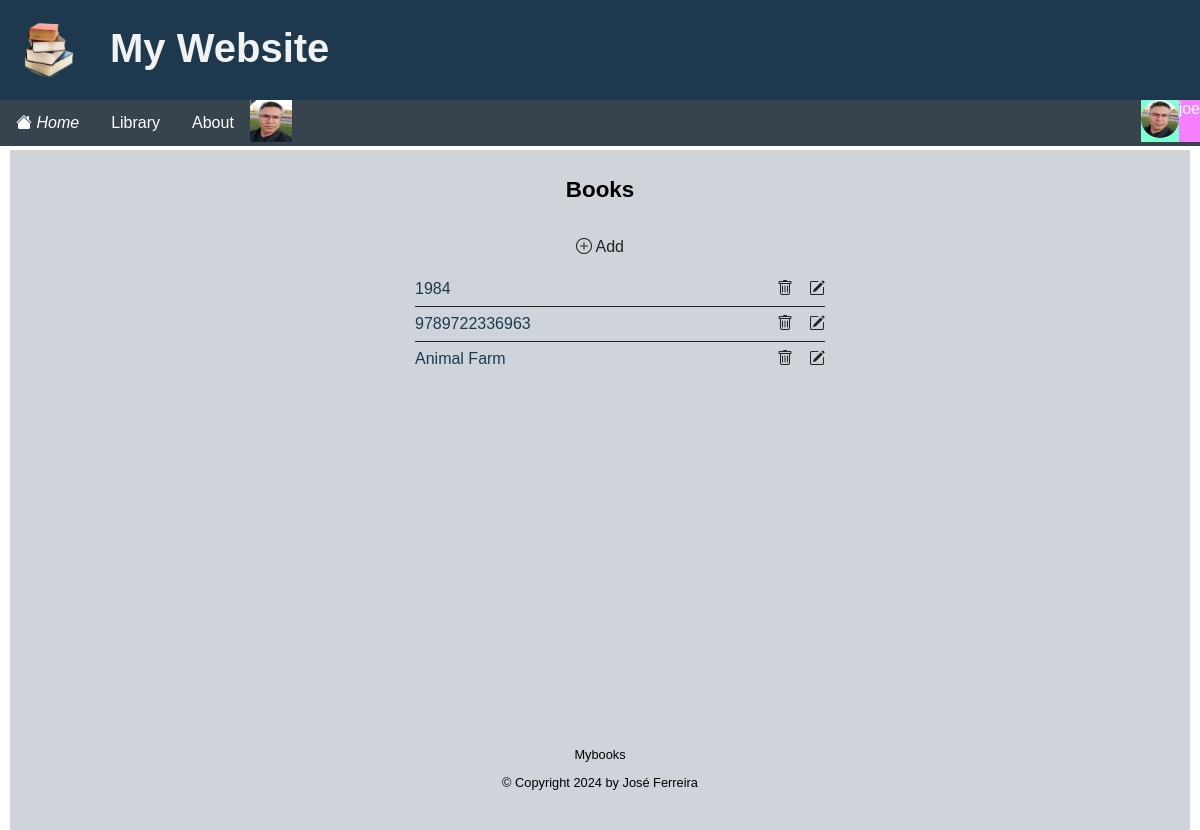
/books/ (signed in), run on the app's committed database.
### apps/accounts/models.py (models this page shows, shortened)
class Profile(models.Model):
    user = models.OneToOneField(User, on_delete=models.CASCADE)
    avatar = models.ImageField(default='avatar.jpg', upload_to=image_file_path)

### apps/books/models.py (models this page shows, shortened)
class Book(models.Model):
    isbn = models.CharField('ISBN', max_length=13, unique=True)
    title = models.CharField(max_length=255, help_text='Title...')
    author = models.ForeignKey(Author, on_delete=models.RESTRICT, default=1, null=True)
    copyright = models.PositiveIntegerField(null=True, default=current_year)
    publisher = models.ForeignKey(Publisher, on_delete=models.RESTRICT, default=1, null=True)
    edition = models.IntegerField(default=1, null=True)
    CATEGORIES = (
        ('f', "fiction"),
        ('n', "non-fiction"),
        ('c', "children's"),
    )
    category = models.CharField(max_length=1, choices=CATEGORIES, blank=True, default='f', help_text='Book category')
    genre = models.ForeignKey(Genre, on_delete=models.RESTRICT, default=1, null=True)
    language = models.CharField(default=1, max_length=7, choices=LANGUAGES)
    comments = models.TextField(max_length=500, null=True, blank=True)
    image = models.ImageField(upload_to=upload_to_books, default='book.png', null=True)
    created_by = models.ForeignKey(User, default=1, on_delete=models.CASCADE)
    created = models.DateTimeField(auto_now_add=True)
    modified = models.DateTimeField(auto_now=True)
    class Meta:
        ordering = ["title"]
        constraints = [
            models.UniqueConstraint(
                models.functions.Lower('isbn'),
                name='isbn_unique',
                violation_error_message = "ISBN already exists"
            ),
        ]

### apps/books/views.py (the view)
# urls.py: path('books/', views.BookList.as_view(),name='books'),
class BookList(LoginRequiredMixin, ListView):
    login_url = "/login/"
    redirect_field_name = "redirect_to"
    model = Book
    context_object_name = 'books'
    def get_context_data(self, **kwargs):
        context = super().get_context_data(**kwargs)
        context['books'] = context['books']
        return context

### templates/books/book_list.html (shortened to what this page needs)
{% extends "base.html" %}
{% block content %}
<div class="center-panel">
	<h2>Books</h2>
	<div  class="list-controls">
		<a href="{% url 'book-add' %}"><i class="bi bi-plus-circle"></i> Add</a>
	</div>
	{% if object_list %}
	<ul class="list">
		{% for book in object_list %}
			<li><a href="{%url 'book' book.id %}">{{ book.title }}</a>
				 <div  class="list-controls">
				 	<a href="{%url 'book-delete' book.id %}"><i class="bi bi-trash"></i></a>
					<a href="{%url 'book-update' book.id %}"><i class="bi bi-pencil-square"></i></a>
		         </div>
		    </li>
		{% endfor %}
	{% endif %}
	</ul>
</div>
{% endblock content %}

### templates/base.html (shortened to what this page needs)
{% load i18n %}
<!DOCTYPE html>
<html lang="en">
    <head>
        {%load static %}
        <link rel="stylesheet" href="{% static 'css/style.css' %}" />
    </head>
    <body>
        <header class="header">
            <a href="#"><img class="logo" src="{% static 'images/logo.png' %}" alt="logo"></a>
            <h1>My Website</h1>
            <ul class="topnav">
                {% if request.user.is_authenticated %}
                <li class="active"><a href="{%url 'home'%}"><i class="bi bi-house-fill"> Home </i></a></li>
                {% else %}
                <li class="active"><a href="{%url 'index'%}"><i class="bi bi-house-fill"> Home </i></a></li>
                {% endif %}
                {% block navbar %}
                <li class="left">
                    {% if request.user.is_authenticated %}
                    <div class="dropdown left">
                        <button class="dropbtn">Library</button>
                    </div>
                    {% endif %}
                </li>
                {% endblock navbar %}
                <li><a href="{% url 'about' %}">About</a></li>
                <li class="left">
                    {% if request.user.is_authenticated %}
                        {% if user.profile %}
                            <img src="{{ user.profile.avatar.url }}" alt="{{ user.username }}" width="42" height="42"/>
                        {% endif %}
                    {% endif %}
                </li>
                {% if request.user.is_authenticated %}
                <li class="right">
                    <div class="dropdown right">
                        <button class="dropbtn" style="background-color: rgb(244, 127, 255); margin: 0%; padding: 0%;">
                            {{ request.user }}
                            <div style="background-color: aquamarine; float: left; margin: 0%; padding: 0%;">
                                {% if user.profile %}
                                <img src="{{ user.profile.avatar.url }}" alt="{{ user.username }}" width="38" height="38" style="border-radius: 25px;"/>
                                {% endif %}
                            </div>
                        </button>
                    </div>
                </li>
                {% else %}
                <li class="right">
                    <a href="{% url 'login' %}">Login</a>
                    <a href="{% url 'register' %}">Join Now</a>
                </li>
                {% endif %}
            </ul>
        </header>
        <main class="main">
            <div class="container">
            {%block content %}
            {%endblock content%}
            </div>
        </main>
        <footer class="footer">
            <div class="container">
                <p>Mybooks</p>
                <p>&copy; Copyright {% now "Y" %} by José Ferreira</p>
            </div>
        </footer>
    </body>
</html>

### static/css/style.css (style rules this page uses)
:root { --color-body: #ffffff; --color-header: #253f85; --color-nav: #38444d; --color-load-button: #2e6357; --color-footer: #ced4da; --color-primary: #1e384d; --color-secondary: #38444d; --color-secondary-hover: #2f91e2; --color-tertiary: #e4ebf7; --color-tertiary-hover: #a1c6e4; --color-light: #f2f2f2; --color-gray: #ced4da; --color-dark: #212121; --color-white: #ffffff; --color-error: #cf1616; --color-warning: #ffc900; --color-info: #02a2b9; --color-success: #1ba345; --color-input: #0084a5; --color-danger: #cf1616; --border-radius: 5px; }
* { box-sizing: border-box; text-rendering: optimizeLegibility; }
html, body { height: 100%; }
body { font-family: Arial; padding: 10px; background: var(--color-body); margin: 0; }
h1 { font-size: 2rem; line-height: 1.5; }
h2 { font-size: 1.4rem; }
a { color: var(--color-primary); text-decoration: none; }
.container { max-width: 960px; margin: 0 auto; padding: 0.5rem; }
.header { position: fixed; top: 0; left: 0; margin: 0; width: 100%; height: 100px; list-style-type: none; margin: 0; padding: 0; z-index: 5; overflow: hidden; background: var(--color-primary); }
.header h1 { position: relative; margin: 18px; left: 30px; color: var(--color-light); font-size: 40px; }
.logo { padding-top: 15px; padding-left: 15px; width: 80px; height: 80px; float: left; }
.topnav { position: fixed; top: 100px; left: 0; width: 100%; height: 46px; list-style-type: none; margin: 0; padding: 0; z-index: 5; overflow: visible; background-color: var(--color-secondary); }
.topnav li { float: left; background-color: var(--color-secondary); }
.topnav li.right { float: right; background-color: var(--color-secondary); }
.topnav li a { position: relative; display: inline-block; color: white; text-align: center; padding: 14px 16px; text-decoration: none; }
.topnav .dropdown { position: relative; display: inline-block; }
.topnav .dropdown.right { float: right; }
.topnav .dropdown.left { float: left; }
.topnav .dropbtn { background-color: var(--color-secondary); color: white; padding: 14px 16px; font-size: 16px; border: none; cursor: pointer; }
.footer { position: relative; top: 100px; padding: 20px; margin-top: 20px; font-size: 0.8rem; text-align: center; background: var(--color-footer); }
.main { position: relative; top: 140px; left: 0; margin: 0; padding: 0; z-index: 1; background-color: var(--color-gray); }
input, select, textarea, button { font: inherit; }
.center-panel { display: flex; flex-direction: column; align-items: center; min-height: 70vh; }
.list { list-style: none; width: 100%; max-width: 450px; }
.list li { display: flex; justify-content: space-between; align-items: center; width: 100%; border-bottom: solid 1px var(--color-dark); padding: 0.5rem 0; }
.list li:last-of-type { border-bottom: none; }
.list-controls { display: flex; justify-content: space-between; gap: 1rem; }
.list-controls a { color: var(--color-dark); }

### data on the page
Book: title "1984"
Book: title "9789722336963"
Book: title "Animal Farm"

### other printed values
{{ request.user }} "joe"
